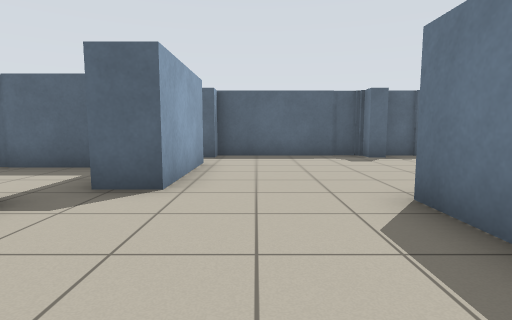
[1] (above)

17 first-person views from a walk through a world built for the Player/Stage simulator. The camera is 0.86 m above the floor, tilts 6° down and sees 80° across. Floor lines are 1 m apart. The floor is counted in squares, 1 m on a side. Each view is taken from the middle of a square. On the plan, view 1 faces up. The plan holds only what a view shows up to about 11 squares ahead; the rest is blank. The place goes on beyond the plan. Robots are left out.

[2]
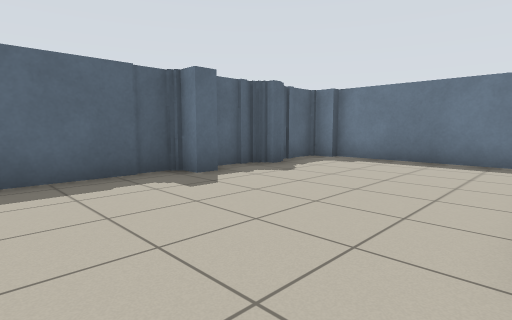

[3]
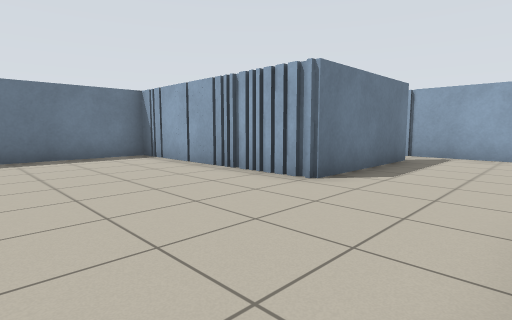

[4]
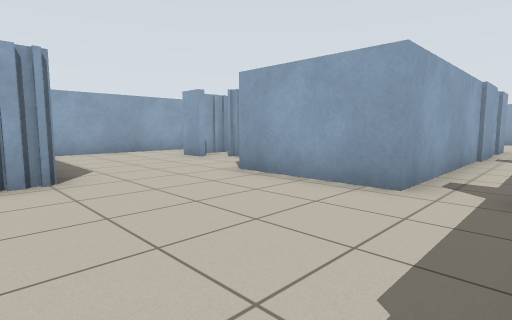

[5]
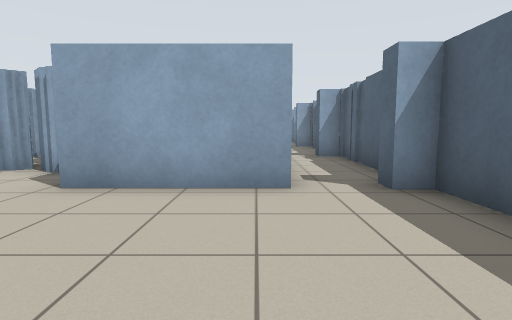

[6]
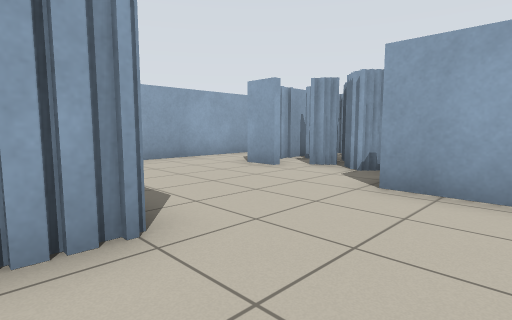

[7]
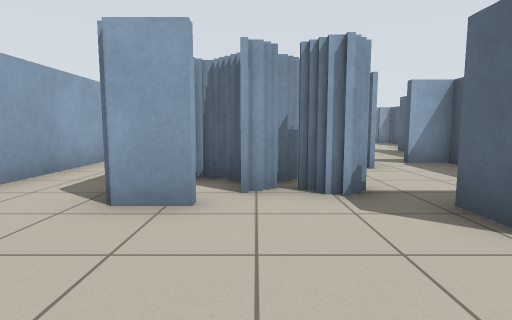

[8]
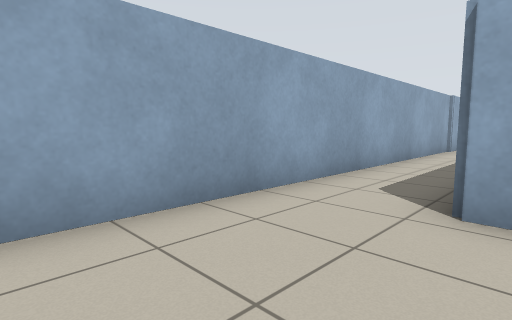

[9]
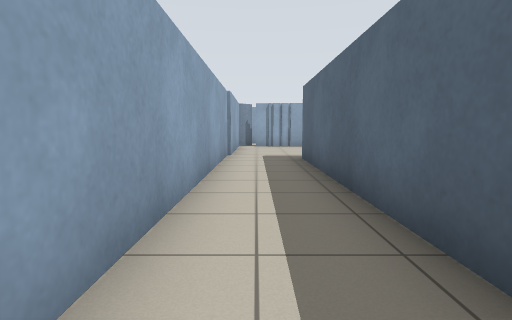

[10]
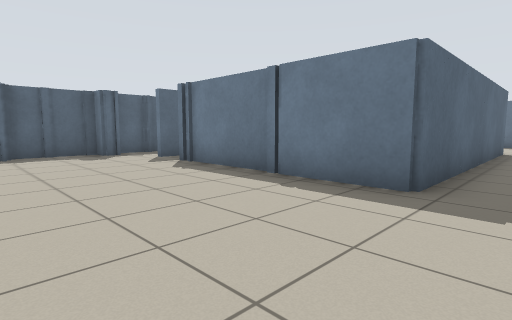

[11]
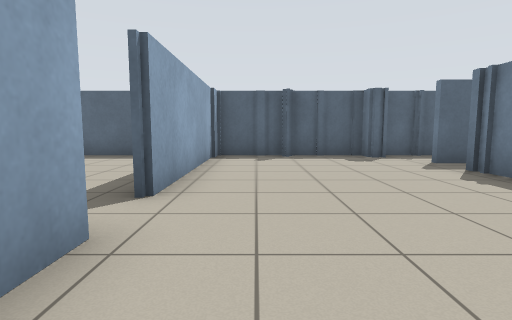

[12]
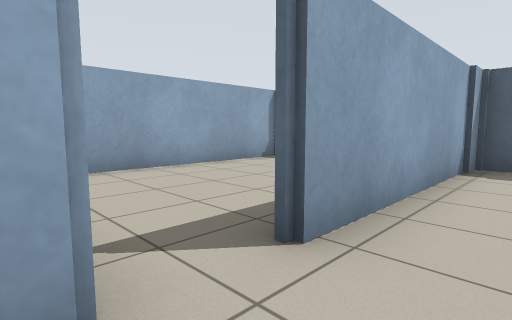

[13]
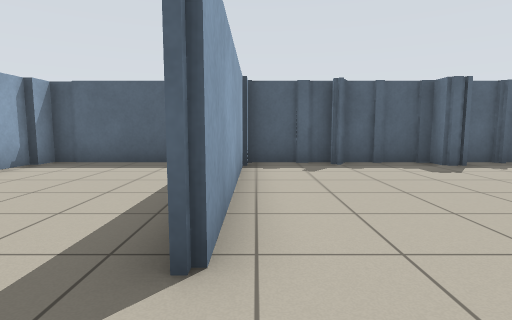

[14]
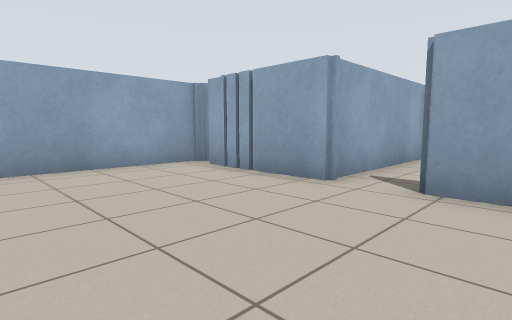

[15]
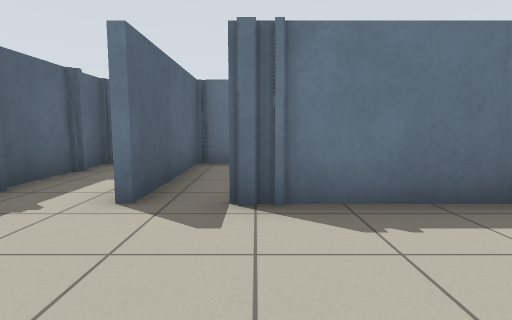

[16]
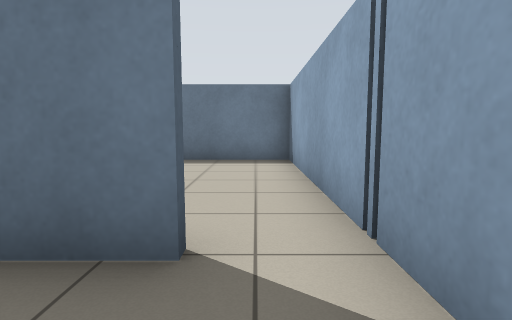

[17]
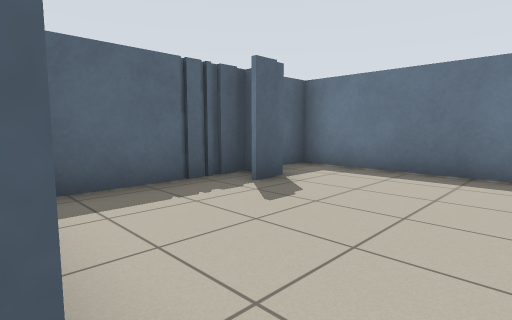

### Floor plan
Points are (right, up) in squares from view 1. A wall is a line through its corners. A room is listed if a view was taken in it or the views show most of it. See-through windows are left out.
Room 1 (views 1, 2, 3, 4, 5, 6, 7, 8, 16, 17)
walls: (-1.3, 7.5) (-1.3, 4.2) (-2.4, 4.2); (3.9, 8.9) (3.3, 8.9) (3.3, 9.6) (-1.3, 9.6) (-1.3, 8.9); (-2.9, 3.5) (-2.9, 2.8); (5, 9.6) (4, 9.6); (1.9, -0.6) (1.9, 3.7) (8.2, 3.7) (8.2, 8.9); (-2.3, 1.4) (-2.3, 0.3); (6.1, 9.1) (5.5, 9.1) (5.5, 9.4) (4.9, 9.4); (8, 8.8) (8, 9.4) (6.4, 9.4); (8, 9.6) (7, 9.6); (-1.5, -1.9) (2.5, -1.9)
ways out: opening at (-2, -1) to room 2; opening at (2, -1) to room 5; opening at (-2, 8) to room 7
Room 2 (view 9)
walls: (-2.3, 0.3) (-6.5, 0.3); (-6.4, -1.9) (-1.5, -1.9)
ways out: opening at (-2, -1) to room 1; opening at (-7, -1) to room 3
Room 3 (views 10, 11, 12, 13, 14, 15)
walls: (-16.3, 2.3) (-16.3, -1); (-10.6, 7.5) (-9.6, 7.5); (-16.6, -1.9) (-6.4, -1.9); (-11.1, 8.9) (-11.7, 8.9) (-11.7, 9.6) (-13.9, 9.6); (-14, 9.6) (-16.3, 9.6) (-16.3, 3.6); (-6.5, 0.3) (-10.6, 0.3) (-10.6, 6.4)
ways out: opening at (-7, -1) to room 2; opening at (-17, 3) to room 4; opening at (-10, 8) to room 6
Room 4 (no view inside)
walls: (-18.1, 9.6) (-21.1, 9.6) (-21.1, 9); (-21.3, 9.1) (-21.3, 3.8); (-21.2, 2.3) (-16.3, 2.3)
ways out: opening at (-17, 3) to room 3
Room 5 (no view inside)
walls: (6.4, 2.5) (5.5, 2.5); (6.2, 3.4) (2.9, 3.4); (2.5, -1.9) (8.2, -1.9) (8.2, 3.4)
ways out: opening at (2, -1) to room 1
Room 6 (no view inside)
walls: (-8, 9.6) (-11, 9.6); (-6.6, 9.6) (-7.6, 9.6); (-6.2, 8.9) (-6.8, 8.9); (-9.6, 7.5) (-5.5, 7.5)
ways out: opening at (-10, 8) to room 3; opening at (-6, 8) to room 7
Room 7 (no view inside)
walls: (-3.1, 9.6) (-6.2, 9.6) (-6.2, 8.9); (-5.5, 7.5) (-1.3, 7.5); (-1.3, 8.9) (-1.8, 8.9)
ways out: opening at (-2, 8) to room 1; opening at (-6, 8) to room 6
Room 8 (no view inside)
walls: (-6.4, 0.4) (-3.1, 0.4)

Positions as (right, up) in squares from view 1, and headings:
1: (0, 0), facing up
2: (0, 4), facing up-right
3: (-1, 8), facing down-right
4: (3, 9), facing down-left
5: (3, 7), facing left
6: (3, 6), facing down-left
7: (1, 2), facing left
8: (1, 1), facing down-left
9: (-2, -1), facing left
10: (-15, -1), facing up-right
11: (-15, 0), facing up
12: (-15, 2), facing up-left
13: (-16, 2), facing up
14: (-12, 5), facing down-left
15: (-14, 6), facing right
16: (0, -1), facing right
17: (2, -1), facing up-right
